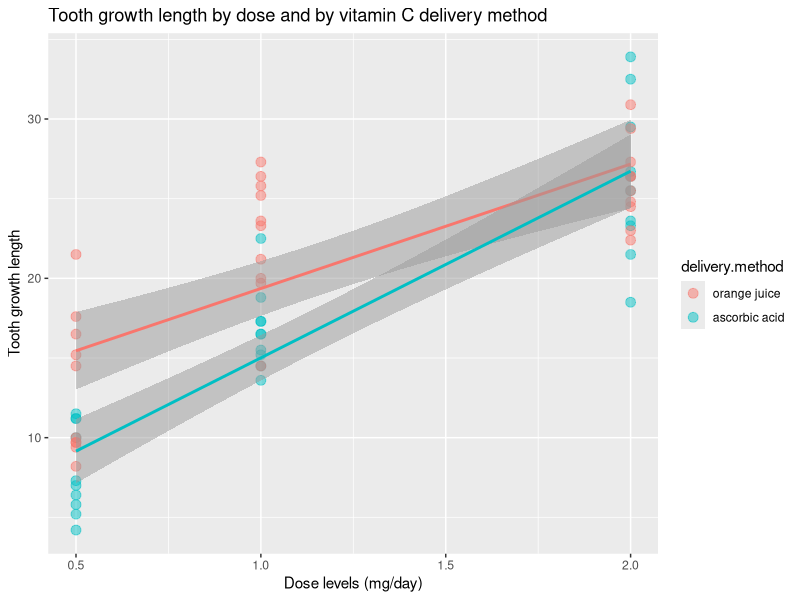

The R script that drew this image:
## ---- chunk 1
library(datasets)

# Load the data
data(ToothGrowth)

# Store the data set in a variable
tooth <- ToothGrowth

# Rename some values to explicit labeling
tooth$supp <- factor(tooth$supp, labels= c("orange juice", "ascorbic acid"))
colnames(tooth) <- c('len', 'delivery.method', 'dose')
## ---- chunk 2
# Number of rows and columns
dim(tooth)

# Number of observations for the "dose" and "delivery.method" variables
table(tooth$dose, tooth$delivery.method)
## ---- chunk 3
head(tooth)
## ---- chunk 4
# Tukey's five number summary + mean & std
data.frame(Statistic = c('Min', '25th percentile','Median', '75th percentile', 'Max', 'Mean', 'Standard Deviation'),
  Values = c(fivenum(tooth$len), mean(tooth$len), sd(tooth$len)))
## ---- chunk 5
library(ggplot2)

ggplot(data = tooth, aes(dose, len, color = delivery.method), ) +
      geom_point(size = 3, alpha = 1/2) + 
      geom_smooth(method = "lm", alpha =1/2, show.legend = F)  +
      labs(title = "Tooth growth length by dose and by vitamin C delivery method",
           x = "Dose levels (mg/day)", y = "Tooth growth length")
## ---- chunk 6

g2 <- tooth$len[tooth$dose == 2] 
g1 <- tooth$len[tooth$dose == 0.5]

t.test(g2-g1, var.equal = TRUE, alternative = "greater")
## ---- chunk 7

g2 <- tooth$len[tooth$dose == 1 & tooth$delivery.method == "orange juice"] 
g1 <- tooth$len[tooth$dose == 1 & tooth$delivery.method == "ascorbic acid"]

t.test(g2-g1, var.equal = TRUE, alternative = "greater")
